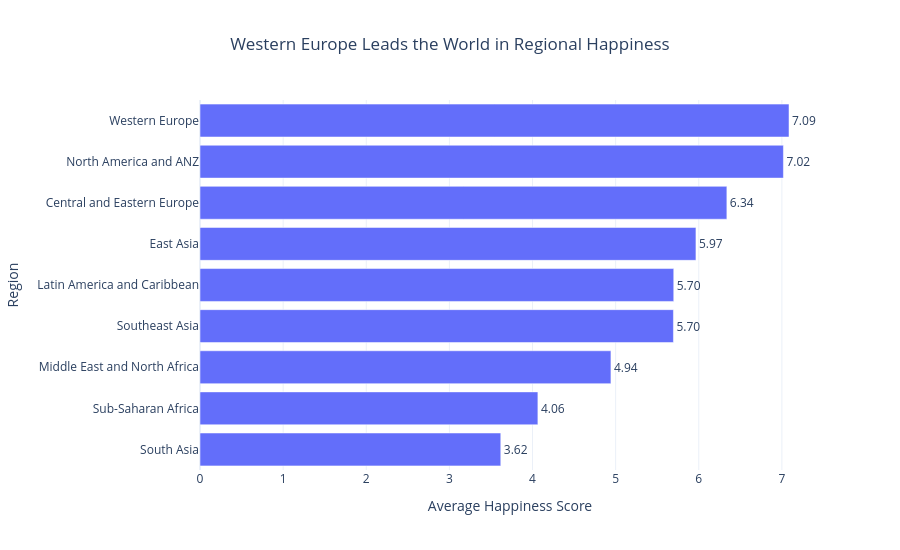

Write notebook code for a chart like this one.
### Markdown cell above
---
## Task 1 — Regional Comparison Bar Chart

**What to build:** A horizontal bar chart showing the **average happiness score by region**, sorted from highest to lowest.

**Requirements:**
- Horizontal orientation (category names are long)
- Sorted by score, descending (so the happiest region is at the top)
- Zero baseline on x-axis
- At least one design choice that goes beyond the Plotly default (colour, annotation, labels, etc.)
- An insight title that answers: *which region stands out and why does it matter?*

**Hint:** Use `df.groupby('Region')['Happiness_Score'].mean()` to compute the averages.

### Code cell
# Task 1: Regional comparison bar chart
# -------------------------------------

# Step 1: Compute average happiness score by region
region_avg = (df.groupby('Region')['Happiness_Score']
              .mean()
              .reset_index()
              .sort_values('Happiness_Score'))  # sort for horizontal bar

print(region_avg)

# Step 2: Build your chart
# YOUR CODE HERE

# Create horizontal bar chart
fig = px.bar(
    region_avg,
    x='Happiness_Score',
    y='Region',
    orientation='h',
    text='Happiness_Score',
    title='Western Europe Leads the World in Regional Happiness'
)

# Add value labels
fig.update_traces(
    texttemplate='%{text:.2f}',
    textposition='outside'
)

# Start x-axis at zero
fig.update_xaxes(
    range=[0, None],
    title='Average Happiness Score'
)

fig.update_yaxes(
    title='Region'
)

# Clean professional design
fig.update_layout(
    template='plotly_white',
    height=550,
    title_x=0.5
)

fig.show()

### Figure 1 — Plotly figure (JSON) as saved in the notebook; plotly's stock layout.template omitted (floating-point values rounded to 4 significant figures)
{"data": [{"hovertemplate": "Happiness_Score=%{text}<br>Region=%{y}<extra></extra>", "legendgroup": "", "marker": {"color": "#636efa", "pattern": {"shape": ""}}, "name": "", "orientation": "h", "showlegend": false, "text": [3.618, 4.065, 4.943, 5.695, 5.699, 5.966, 6.338, 7.018, 7.086], "textposition": "outside", "texttemplate": "%{text:.2f}", "type": "bar", "x": [3.618, 4.065, 4.943, 5.695, 5.699, 5.966, 6.338, 7.018, 7.086], "xaxis": "x", "y": ["South Asia", "Sub-Saharan Africa", "Middle East and North Africa", "Southeast Asia", "Latin America and Caribbean", "East Asia", "Central and Eastern Europe", "North America and ANZ", "Western Europe"], "yaxis": "y"}], "layout": {"barmode": "relative", "height": 550, "legend": {"tracegroupgap": 0}, "title": {"text": "Western Europe Leads the World in Regional Happiness", "x": 0.5}, "xaxis": {"anchor": "y", "domain": [0, 1], "range": [0, null], "title": {"text": "Average Happiness Score"}}, "yaxis": {"anchor": "x", "domain": [0, 1], "title": {"text": "Region"}}}}
